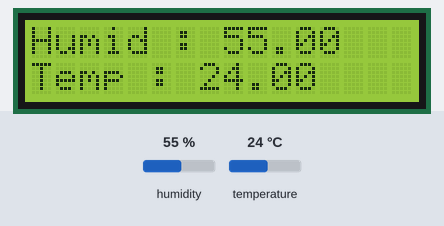
Bench run of a sketch on a simulated Arduino Uno, built with avr-gcc and run on an emulated ATmega328P. Parts: 16×2 character LCD. The test bench sets the inputs (shaded band); at power-on: humidity 55 %, temperature 24 °C.

Above: at 1.2 s.
1.3 s: humidity set to 22 %
At 3.2 s:
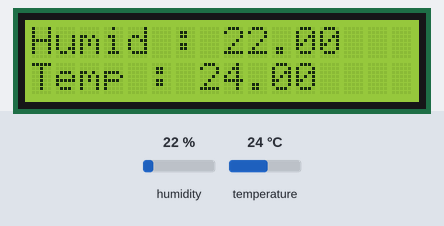
3.7 s: temperature set to 12 °C
At 4.9 s:
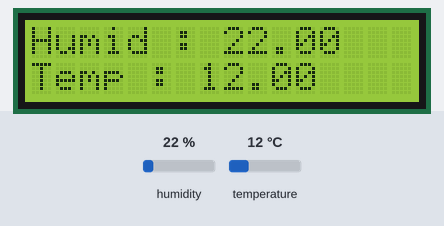
5.8 s: humidity set to 40 %
At 7.6 s:
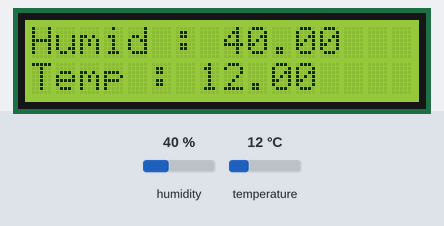
7.9 s: temperature set to 19 °C
At 9.5 s:
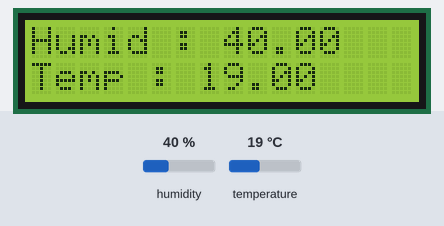
Timing chart, 0 to 11.0 s (numbered marks = the images above; inputs shaded):
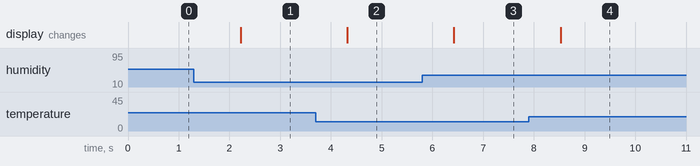

Measured:
- after the input at 1.3 s, the display: changes after 0.92 s (image 1)
- after the input at 3.7 s, the display: changes after 0.62 s (image 2)
- after the input at 5.8 s, the display: changes after 0.62 s (image 3)
- after the input at 7.9 s, the display: changes after 0.63 s (image 4)

The sketch:

dht11_and_i2c_lcd.ino
```cpp
//libraries needed
#include <Wire.h>
#include <LCD.h>
#include <LiquidCrystal_I2C.h>
#include <dht11.h>


//I2C Controller
#define I2C_ADDR    0x3F
#define BACKLIGHT_PIN 3
#define En_pin 2
#define Rw_pin 1
#define Rs_pin 0
#define D4_pin 4
#define D5_pin 5
#define D6_pin 6
#define D7_pin 7

//DHT11
#define DHT11PIN 8

LiquidCrystal_I2C  lcd(I2C_ADDR,En_pin,Rw_pin,Rs_pin,D4_pin,D5_pin,D6_pin,D7_pin);
dht11 DHT11;

void setup()
{
    //setup the LCD
    lcd.begin (16,2);
    lcd.setBacklightPin(BACKLIGHT_PIN,POSITIVE);
    lcd.setBacklight(HIGH);
}

void loop()
{

  //lcd.clear();
  lcd.home();

  DHT11.read(DHT11PIN);

  lcd.setCursor(0,0);
  lcd.print("Humid : ");
  lcd.print((float)DHT11.humidity, 2);

  lcd.setCursor(0,1);
  lcd.print("Temp : ");
  lcd.print((float)(DHT11.temperature), 2);

  delay(1000);

}
```
